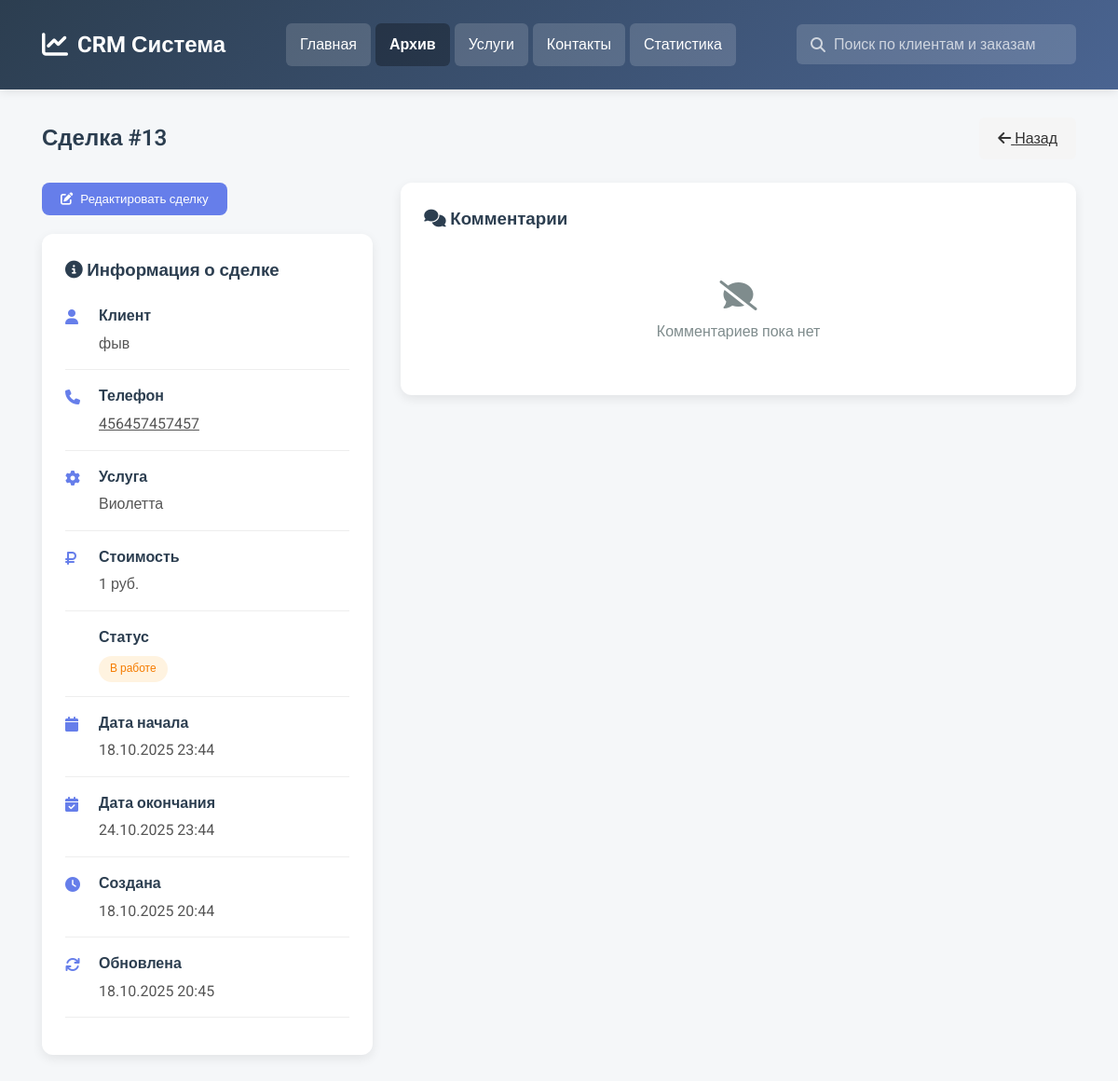
The app's page /crm/closed/13/ with its own data.
### deals/models.py (models this page shows, shortened)
class Deal(models.Model):
    STATUS_CHOICES = [
        ("new", "Принята"),
        ("in_progress", "В работе"),
        ("ready", "Готов к выдаче"),
        ("successful", "Успешная"),
        ("closed", "Закрытая"),
    ]
    client = models.ForeignKey(
        "clients.Client",
        on_delete=models.CASCADE,
        verbose_name="Клиент",
        related_name="deals",
    )
    services = models.ManyToManyField(
        "price.Service",  # Используем строковую ссылку
        through="DealService",
        verbose_name="Услуги",
    )
    description = models.TextField(blank=True, verbose_name="Описание")
    status = models.CharField(
        max_length=20, choices=STATUS_CHOICES, default="new", verbose_name="Статус"
    )
    start_date = models.DateTimeField(verbose_name="Дата начала")
    end_date = models.DateTimeField(verbose_name="Дата окончания")
    created_at = models.DateTimeField(auto_now_add=True, verbose_name="Дата создания")
    updated_at = models.DateTimeField(auto_now=True, verbose_name="Дата обновления")
    class Meta:
        verbose_name = "Сделка"
        verbose_name_plural = "Сделки"
        ordering = ["-created_at"]
    @property
    def total_price(self):
        return self.dealservice_set.aggregate(total=Sum("price"))["total"] or 0

### clients/models.py (models this page shows, shortened)
class Client(models.Model):
    name = models.CharField(max_length=200, verbose_name="ФИО клиента")
    phone = models.CharField(max_length=20, verbose_name="Телефон")
    email = models.EmailField(blank=True, null=True, verbose_name="Email")
    notes = models.TextField(blank=True, verbose_name="Заметки")
    created_at = models.DateTimeField(auto_now_add=True, verbose_name="Дата создания")
    class Meta:
        verbose_name = "Клиент"
        verbose_name_plural = "Клиенты"
        ordering = ["name"]

### price/models.py (models this page shows, shortened)
class Service(models.Model):
    name = models.CharField(max_length=200, verbose_name="Название услуги")
    price = models.DecimalField(max_digits=10, decimal_places=2, verbose_name="Цена")
    description = models.TextField(blank=True, verbose_name="Описание")
    duration_days = models.IntegerField(
        default=7, verbose_name="Срок выполнения (дней)"
    )
    is_active = models.BooleanField(default=True, verbose_name="Активна")
    created_at = models.DateTimeField(auto_now_add=True, verbose_name="Дата создания")
    updated_at = models.DateTimeField(auto_now=True, verbose_name="Дата обновления")
    category = models.ForeignKey(
        ServiceCategory,
        on_delete=models.SET_NULL,
        null=True,
        blank=True,
        verbose_name="Категория",
        related_name="services",
    )
    class Meta:
        verbose_name = "Услуга"
        verbose_name_plural = "Услуги"
        ordering = ["category", "name"]

### deals/views.py (the view, shortened to what this page needs)
# urls.py: path("closed/<int:deal_id>/", deal_detail, name="deal_detail"),
def deal_detail(request, deal_id):
    deal = get_object_or_404(
        Deal.objects.select_related("client").prefetch_related(
            "services", "comments__author", "dealservice_set"
        ),
        id=deal_id,
    )
    services_with_prices = deal.dealservice_set.select_related("service").all()
    comment_form = CommentForm()
    context = {
        "deal": deal,
        "services_with_prices": services_with_prices,
        "comment_form": comment_form,
    }
    return render(request, "deal_detail.html", context)

### core/forms.py
class CommentForm(forms.ModelForm):
    class Meta:
        model = Comment
        fields = ["text"]
        widgets = {
            "text": forms.Textarea(
                attrs={
                    "class": "form-control",
                    "placeholder": "Добавить комментарий...",
                    "rows": 3,
                }
            ),
        }
        labels = {
            "text": "Комментарий",
        }

### templates/deal_detail.html (shortened to what this page needs)
<!DOCTYPE html>
<html lang="ru">
<head>
    {% load static %}
    <link rel="stylesheet" href="https://cdnjs.cloudflare.com/ajax/libs/font-awesome/6.4.0/css/all.min.css">
    <link rel="stylesheet" href="{% static 'css/styles.css' %}">
</head>
<body>
    {% include 'header.html' %}
    <main>
        <div class="container">
            <div class="dashboard-header">
                <h1 class="dashboard-title">Сделка #{{ deal.id }}</h1>
                <a href="{% url 'dashboard' %}" class="btn btn-secondary">
                    <i class="fas fa-arrow-left"></i> Назад
                </a>
            </div>
            <div class="deal-container">
                <div class="deal-info">
                    <button class="edit-toggle" onclick="toggleEditMode()">
                        <i class="fas fa-edit"></i> Редактировать сделку
                    </button>
                    <div class="info-card view-mode">
                        <h3 style="margin-bottom: 20px; color: #2c3e50;">
                            <i class="fas fa-info-circle"></i> Информация о сделке
                        </h3>
                        <div class="detail-item">
                            <div class="detail-icon"><i class="fas fa-user"></i></div>
                            <div class="detail-content">
                                <span class="detail-label">Клиент</span>
                                <span class="detail-value">{{ deal.client.name }}</span>
                            </div>
                        </div>
                        <div class="detail-item">
                            <div class="detail-icon"><i class="fas fa-phone"></i></div>
                            <div class="detail-content">
                                <span class="detail-label">Телефон</span>
                                <a href="tel:{{ deal.client.phone }}" class="detail-value">
                                    {{ deal.client.phone }}
                                </a>
                            </div>
                        </div>
                        <div class="detail-item">
                            <div class="detail-icon"><i class="fas fa-cog"></i></div>
                            <div class="detail-content">
                                <span class="detail-label">Услуга</span>
                                <span class="detail-value">{% for service in deal.services.all %}
                                    {{ service.name }}{% if not forloop.last %}, {% endif %}
                                {% endfor %}</span>
                            </div>
                        </div>
                        <div class="detail-item">
                            <div class="detail-icon"><i class="fas fa-ruble-sign"></i></div>
                            <div class="detail-content">
                                <span class="detail-label">Стоимость</span>
                                <span class="detail-value">{{ deal.total_price }} руб.</span>
                            </div>
                        </div>
                        <div class="detail-item">
                            <div class="detail-icon"></div>
                            <div class="detail-content">
                                <span class="detail-label">Статус</span>
                                <span class="detail-value">
                                    <span class="status-badge status-{{ deal.status }}">
                                        {{ deal.get_status_display }}
                                    </span>
                                </span>
                            </div>
                        </div>
                        <div class="detail-item">
                            <div class="detail-icon"><i class="fas fa-calendar"></i></div>
                            <div class="detail-content">
                                <span class="detail-label">Дата начала</span>
                                <span class="detail-value">{{ deal.start_date|date:"d.m.Y H:i" }}</span>
                            </div>
                        </div>
                        <div class="detail-item">
                            <div class="detail-icon"><i class="fas fa-calendar-check"></i></div>
                            <div class="detail-content">
                                <span class="detail-label">Дата окончания</span>
                                <span class="detail-value">{{ deal.end_date|date:"d.m.Y H:i" }}</span>
                            </div>
                        </div>
                        <div class="detail-item">
                            <div class="detail-icon"><i class="fas fa-clock"></i></div>
                            <div class="detail-content">
                                <span class="detail-label">Создана</span>
                                <span class="detail-value">{{ deal.created_at|date:"d.m.Y H:i" }}</span>
                            </div>
                        </div>
                        <div class="detail-item">
                            <div class="detail-icon"><i class="fas fa-sync"></i></div>
                            <div class="detail-content">
                                <span class="detail-label">Обновлена</span>
                                <span class="detail-value">{{ deal.updated_at|date:"d.m.Y H:i" }}</span>
                            </div>
                        </div>
                    </div>
                </div>
                <div class="deal-comments">
                    <div class="comments-section">
                        <h3 style="margin-bottom: 20px; color: #2c3e50;">
                            <i class="fas fa-comments"></i> Комментарии
                        </h3>
                        {% for comment in deal.comments.all %}
                        <div class="comment">
                            <div class="comment-header">
                                <span class="comment-author">{{ comment.author.username }}</span>
                                <span class="comment-date">{{ comment.created_at|date:"d.m.Y H:i" }}</span>
                            </div>
                            <p class="comment-text">{{ comment.text }}</p>
                        </div>
                        {% empty %}
                        <div style="text-align: center; padding: 30px; color: #7f8c8d;">
                            <i class="fas fa-comment-slash fa-2x" style="margin-bottom: 10px;"></i>
                            <p>Комментариев пока нет</p>
                        </div>
                        {% endfor %}
                    </div>
                </div>
            </div>
        </div>
    </main>
</body>
</html>

### static/css/styles.css (style rules this page uses)
* { margin: 0; padding: 0; box-sizing: border-box; font-family: 'Roboto', sans-serif; }
body { background-color: #f5f7f9; color: #333; line-height: 1.6; min-height: 100vh; display: flex; flex-direction: column; }
.container { max-width: 95%; margin: 0 auto; padding: 0 15px; }
main { flex: 1; padding: 30px 0; }
.dashboard-header { display: flex; justify-content: space-between; align-items: center; margin-bottom: 25px; }
.dashboard-title { font-size: 24px; font-weight: 600; color: #2c3e50; }
.btn { padding: 10px 20px; border: none; border-radius: 6px; cursor: pointer; font-weight: 500; transition: all 0.3s ease; }
.btn-secondary { background: #f5f5f5; color: #333; }
.detail-item { display: flex; margin-bottom: 12px; }
.detail-label { font-weight: 500; color: #757575; min-width: 150px; }
.detail-value { flex: 1; color: #333; }
.status-badge { padding: 4px 8px; border-radius: 12px; font-size: 12px; font-weight: 500; }

### templates/deal_detail.html (style rules this page uses)
.deal-container { display: flex; gap: 30px; margin-top: 20px; }
.deal-info { flex: 0 0 32%; min-width: 300px; }
.deal-comments { flex: 1; min-width: 0; }
.info-card { background: white; border-radius: 12px; padding: 25px; box-shadow: 0 4px 12px rgba(0, 0, 0, 0.08); margin-bottom: 20px; }
.comments-section { background: white; border-radius: 12px; padding: 25px; box-shadow: 0 4px 12px rgba(0, 0, 0, 0.08); height: fit-content; max-height: 80vh; overflow-y: auto; }
.edit-toggle { background: #667eea; color: white; border: none; padding: 10px 20px; border-radius: 8px; cursor: pointer; font-weight: 500; display: flex; align-items: center; gap: 8px; transition: all 0.3s ease; margin-bottom: 20px; }
.detail-item { display: flex; align-items: flex-start; margin-bottom: 15px; padding-bottom: 15px; border-bottom: 1px solid #eee; }
.detail-icon { width: 24px; color: #667eea; margin-right: 12px; margin-top: 2px; }
.detail-content { flex: 1; }
.detail-label { font-weight: 600; color: #2c3e50; display: block; margin-bottom: 4px; }
.detail-value { color: #555; display: block; }
.status-badge { display: inline-block; padding: 4px 12px; border-radius: 20px; font-size: 12px; font-weight: 500; margin-top: 4px; }
.status-in_progress { background: #fff3e0; color: #f57c00; }

### records on screen
Deal: id "13", client.name "фыв", client.phone "456457457457", total_price "1", status "В работе", start_date "18.10.2025 23:44", end_date "24.10.2025 23:44", created_at "18.10.2025 20:44", updated_at "18.10.2025 20:45"
Service: name "Виолетта"
